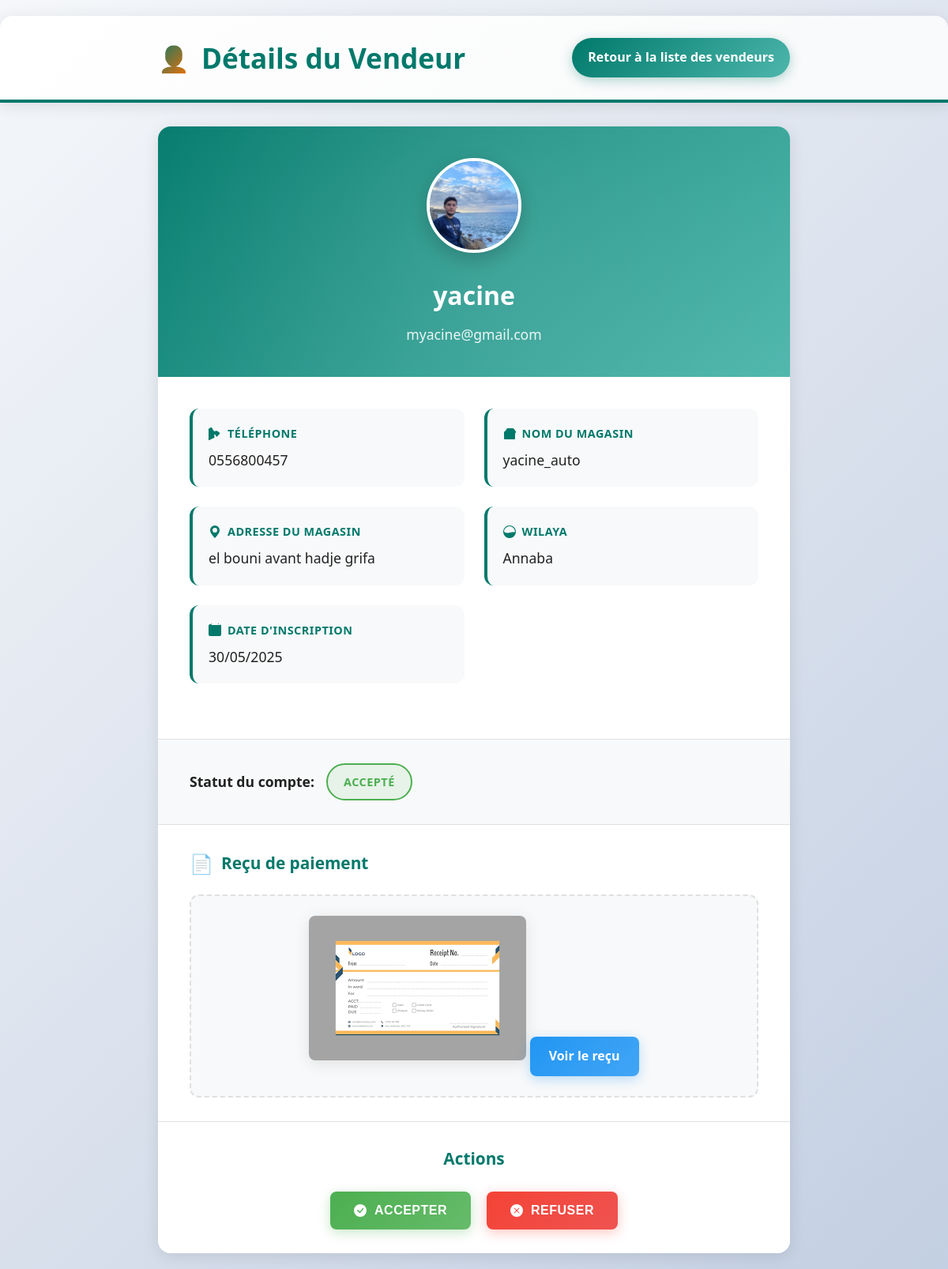
/php/voir_vendeur.php?id_vendeur=16, run on the app's committed database.
### tables this page shows
CREATE TABLE `vendeurs` (
  `id_vendeur` int(11) NOT NULL,
  `username` varchar(50) NOT NULL,
  `email` varchar(100) NOT NULL,
  `password` varchar(255) NOT NULL,
  `phone` varchar(20) DEFAULT NULL,
  `profile_image` varchar(255) DEFAULT NULL,
  `store_name` varchar(255) DEFAULT NULL,
  `store_address` varchar(255) DEFAULT NULL,
  `date_inscription` timestamp NOT NULL DEFAULT current_timestamp(),
  `id_wilaya` int(11) DEFAULT NULL,
  `status` varchar(20) DEFAULT 'refuse',
  `recus` varchar(255) DEFAULT NULL
);

CREATE TABLE `wilaya` (
  `id_wilaya` int(11) NOT NULL,
  `nom_wilaya` varchar(100) NOT NULL
);

### php/voir_vendeur.php (the view, shortened to what this page needs)
<?php
include '../php/db.php';
$conn->set_charset("utf8mb4");
$id_vendeur = intval($_GET['id_vendeur']);
$sql = "SELECT v.id_vendeur, v.username, v.email, v.phone, v.profile_image, v.store_name, v.store_address, v.date_inscription, w.nom_wilaya, v.status, v.recus
        FROM vendeurs v
        LEFT JOIN wilaya w ON v.id_wilaya = w.id_wilaya
        WHERE v.id_vendeur = ?";
$stmt = $conn->prepare($sql);
$stmt->bind_param("i", $id_vendeur);
$stmt->execute();
$result = $stmt->get_result();
$vendeur = $result->fetch_assoc();
function getStatusClass($status) {
    $map = [
        'accepte' => 'accepté',
        'refuse' => 'refusé',
        'en_attente' => 'en_attente'
    ];
    return $map[$status] ?? 'en_attente';
}
function getStatusLabel($status) {
    $labels = [
        'accepte' => 'Accepté',
        'refuse' => 'Refusé',
        'en_attente' => 'En attente'
    ];
    return $labels[$status] ?? 'En attente';
}
?>
<!DOCTYPE html>
<html lang="fr">
  <link rel="stylesheet" href="../css/voir_vendeur.css" />
<head>
</head>
<body>
<div class="page-header">
    <div class="header-content">
        <div class="header-title">
            <h1>Détails du Vendeur</h1>
        </div>
        <a href="liste_vendeurs.php" class="back-link">
            Retour à la liste des vendeurs
        </a>
    </div>
</div>
<div class="container">
    <section class="profile-section">
        <div class="profile-image-container">
         <?php
                $defaultImage = '../uploads/profil/default.jpg';
                $profileImage = $vendeur['profile_image'] ?? '';
                if (!empty($profileImage) && file_exists('../uploads/profil/' . $profileImage)): ?>
                  <img src="../uploads/profil/<?php echo htmlspecialchars($profileImage); ?>" alt="Profile Image" class="profile-img" />
                <?php else: ?>
                  <img src="<?php echo $defaultImage; ?>" alt="Default Profile Image" class="profile-img" />
                <?php endif; ?>
        </div>
        <h2 class="vendor-name"><?php echo htmlspecialchars($vendeur['username']); ?></h2>
        <p class="vendor-email"><?php echo htmlspecialchars($vendeur['email']); ?></p>
    </section>
    <section class="info-section">
        <div class="info-grid">
            <div class="info-card">
                <div class="info-label">
                    Téléphone
                </div>
                <div class="info-value"><?php echo htmlspecialchars($vendeur['phone'] ?? '-'); ?></div>
            </div>
            <div class="info-card">
                <div class="info-label">
                    Nom du magasin
                </div>
                <div class="info-value"><?php echo htmlspecialchars($vendeur['store_name'] ?? '-'); ?></div>
            </div>
            <div class="info-card">
                <div class="info-label">
                    <svg xmlns="http://www.w3.org/2000/svg" width="16" height="16" fill="currentColor" class="bi bi-geo-alt-fill" viewBox="0 0 16 16">
                        <path d="M8 16s6-5.686 6-10A6 6 0 0 0 2 6c0 4.314 6 10 6 10zm0-7a3 3 0 1 1 0-6 3 3 0 0 1 0 6z"/>
                    </svg>
                    Adresse du magasin
                </div>
                <div class="info-value"><?php echo htmlspecialchars($vendeur['store_address'] ?? '-'); ?></div>
            </div>
            <div class="info-card">
                <div class="info-label">
                    Wilaya
                </div>
                <div class="info-value"><?php echo htmlspecialchars($vendeur['nom_wilaya'] ?? '-'); ?></div>
            </div>
            <div class="info-card">
                <div class="info-label">
                    <svg xmlns="http://www.w3.org/2000/svg" width="16" height="16" fill="currentColor" class="bi bi-calendar-fill" viewBox="0 0 16 16">
                        <path d="M3.5 0a.5.5 0 0 1 .5.5V1h8V.5a.5.5 0 0 1 1 0V1h1a2 2 0 0 1 2 2v11a2 2 0 0 1-2 2H2a2 2 0 0 1-2-2V3a2 2 0 0 1 2-2h1zm0 1V2h12V1H3.5z"/>
                    </svg>
                    Date d'inscription
                </div>
                <div class="info-value"><?php echo htmlspecialchars(date('d/m/Y', strtotime($vendeur['date_inscription']))); ?></div>
            </div>
        </div>
    </section>
    <section class="status-section">
        <div class="status-container">
            <div class="status-info">
                <h3 class="status-label">Statut du compte:</h3>
                <span class="status <?php echo getStatusClass($vendeur['status']); ?>">
                    <?php echo getStatusLabel($vendeur['status']); ?>
                </span>
            </div>
        </div>
    </section>
    <section class="receipt-section">
        <h2 class="receipt-title">
            Reçu de paiement
        </h2>
        <div class="receipt-container">
            <?php if (!empty($vendeur['recus']) && file_exists('../' . $vendeur['recus'])): ?>
                <?php
                $file_path = '../' . $vendeur['recus'];
                $file_extension = strtolower(pathinfo($file_path, PATHINFO_EXTENSION));
                if (in_array($file_extension, ['jpg', 'jpeg', 'png', 'gif'])): ?>
                    <img src="<?php echo htmlspecialchars($file_path); ?>" alt="Reçu de paiement" class="receipt-image" />
                    <a href="<?php echo htmlspecialchars($file_path); ?>" class="receipt-link" target="_blank">
                        Voir le reçu
                    </a>
                <?php else: ?>
                    <p class="no-receipt">Format de fichier non supporté.</p>
                <?php endif; ?>
            <?php else: ?>
                <p class="no-receipt">Aucun reçu n'a été soumis.</p>
            <?php endif; ?>
        </div>
    </section>
   <section class="actions-section">
    <h2 class="actions-title">Actions</h2>
    <form method="post" class="actions-form">
        <button type="submit" name="action" value="accept" class="btn btn-accept">
            Accepter
        </button>
        <button type="submit" name="action" value="refuse" class="btn btn-refuse">
            Refuser
        </button>
    </form>
</section>
</div>
</body>
</html>

### data on the page
vendeurs: profile_image (picture), username "yacine", email "myacine@gmail.com", phone "0556800457", store_name "yacine_auto", store_address "el bouni avant hadje grifa", id_wilaya.nom_wilaya "Annaba", date_inscription "30/05/2025", status "ACCEPTÉ", recus (picture)
